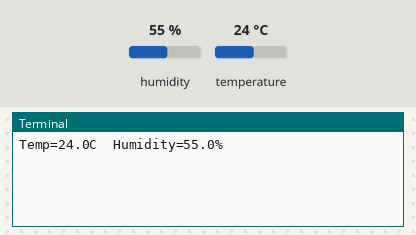
Bench run of a program on a simulated Raspberry Pi (BCM pin numbers). Parts: the last lines printed to the terminal. The inputs (shaded band) are chosen by the test bench; at power-on: humidity 55 %, temperature 24 °C.

Above: at 1.2 s.
1.3 s: humidity set to 22 %
At 3.8 s:
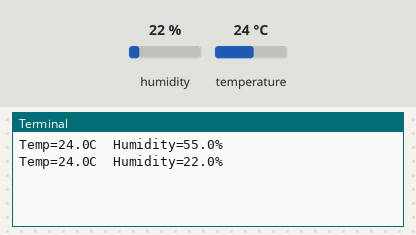
4.7 s: temperature set to 12 °C
At 6.6 s:
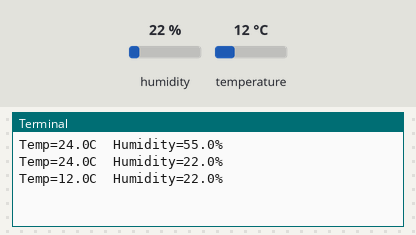
8.1 s: humidity set to 40 %
At 9.5 s:
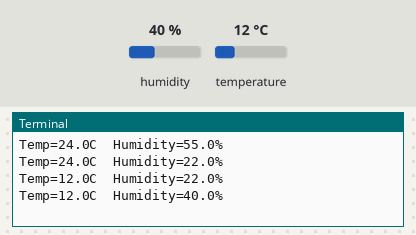
Timing chart, 0 to 11.1 s (numbered marks = the images above; inputs shaded):
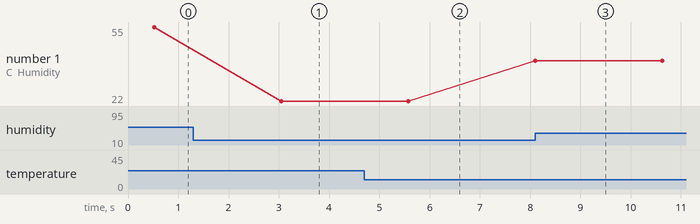

The program:

DHT11.py
```python
""" install Component Library
sudo apt-get update
sudo apt-get install python3-pip
sudo python3 -m pip install --upgrade pip setuptools wheel
sudo pip3 install Adafruit_DHT
"""

import sys
import time
import Adafruit_DHT

sensor  = Adafruit_DHT.DHT11  # 第 pin 7
GPIOpin = 4

while True:
  humidity, temperature = Adafruit_DHT.read_retry(sensor, GPIOpin)  # set pin，每次 get 都要
  # humidity, temperature = Adafruit_DHT.read(sensor, GPIOpin)
  if humidity is not None and temperature is not None:
    print('Temp={0:0.1f}C  Humidity={1:0.1f}%'.format(temperature, humidity))
  else:
    print('Failed to get reading. Try again!')
  time.sleep(2)
```

Measured:
- after the input at 1.3 s, the terminal: prints a new line after 1.8 s (image 1)
- after the input at 4.7 s, the terminal: prints a new line after 0.88 s (image 2)
- after the input at 8.1 s, the terminal: prints a new line at once (image 3)
- plotted number 1: 55 → 22 after the input at 1.3 s, 22 → 40 after the input at 8.1 s
